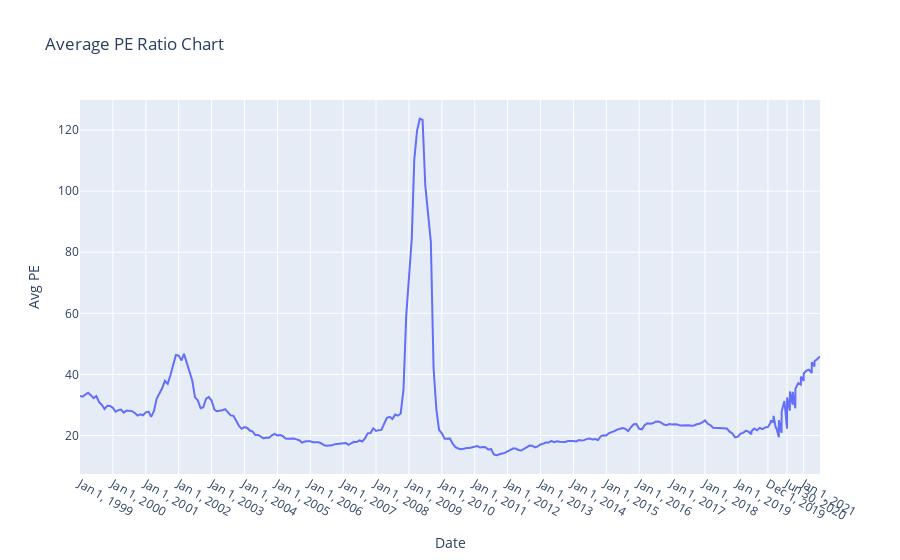

The code cell stored with this chart in its notebook:
### Code cell
fig = px.line(df, x=df.index, y="Value" ,  labels={"Value": "Avg PE"} , title='Average PE Ratio Chart')
fig.update_layout(
    xaxis = dict(
        tickmode = 'array',
        tickvals = df.index[::12]
    ))
fig

### Figure 1 — Plotly figure (JSON) as saved in the notebook; plotly's stock layout.template omitted (floating-point values rounded to 4 significant figures; data arrays with more than 128 entries replaced by an {"elided": "..."} marker saying what was removed)
{"data": [{"hovertemplate": "Date=%{x}<br>Avg PE=%{y}<extra></extra>", "legendgroup": "", "line": {"color": "#636efa", "dash": "solid"}, "mode": "lines", "name": "", "orientation": "v", "showlegend": false, "type": "scatter", "x": {"elided": "286 str values"}, "xaxis": "x", "y": {"elided": "286 float values"}, "yaxis": "y"}], "layout": {"autosize": true, "legend": {"tracegroupgap": 0}, "title": {"text": "Average PE Ratio Chart"}, "xaxis": {"anchor": "y", "autorange": true, "domain": [0, 1], "range": ["1999-01-01", "2021-07-01"], "tickmode": "array", "tickvals": ["1999-01-01T00:00:00", "2000-01-01T00:00:00", "2001-01-01T00:00:00", "2002-01-01T00:00:00", "2003-01-01T00:00:00", "2004-01-01T00:00:00", "2005-01-01T00:00:00", "2006-01-01T00:00:00", "2007-01-01T00:00:00", "2008-01-01T00:00:00", "2009-01-01T00:00:00", "2010-01-01T00:00:00", "2011-01-01T00:00:00", "2012-01-01T00:00:00", "2013-01-01T00:00:00", "2014-01-01T00:00:00", "2015-01-01T00:00:00", "2016-01-01T00:00:00", "2017-01-01T00:00:00", "2018-01-01T00:00:00", "2019-01-01T00:00:00", "2019-12-01T00:00:00", "2020-06-30T00:00:00", "2021-01-01T00:00:00"], "title": {"text": "Date"}, "type": "date"}, "yaxis": {"anchor": "x", "autorange": true, "domain": [0, 1], "range": [7.376, 129.9], "title": {"text": "Avg PE"}, "type": "linear"}}}
